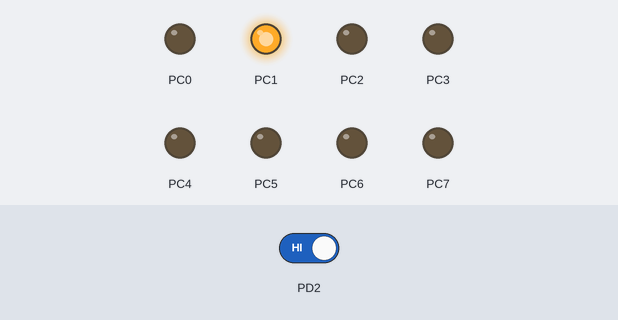
The program below on a simulated ATmega32, built with avr-gcc and emulated at 16 MHz. Shown: output pins drawn as LEDs (lit = HIGH). The inputs (shaded band) are chosen by the test bench; at power-on: PD2 HIGH.

Above: at 0.1 s.
At 1.2 s:
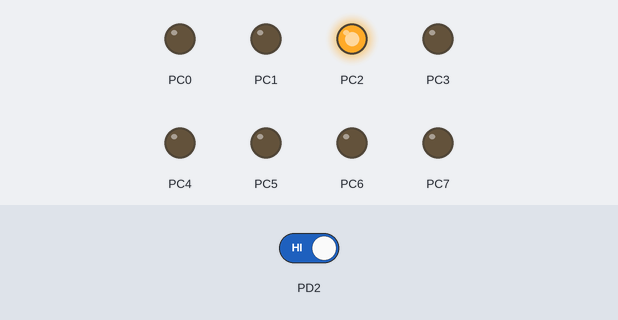
1.3 s: PD2 driven LOW
At 2.05 s:
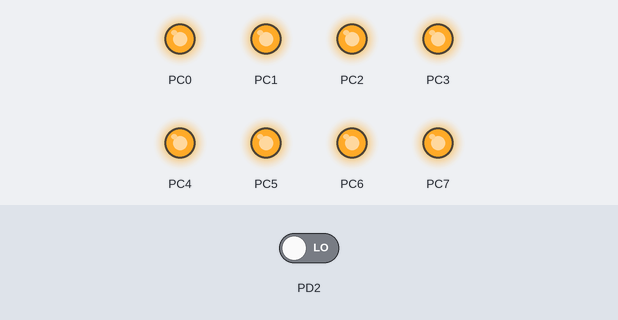
Timing chart, 0 to 10.3 s (numbered marks = the images above; inputs shaded):
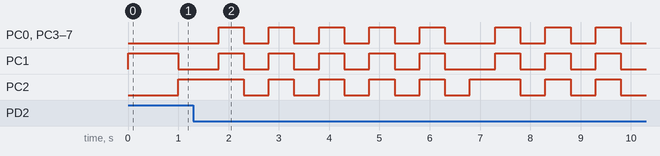

The program:

interrupt_ex1.c
```c
/*
 * interrupt_ex1.c
 *
 * Created: 9/29/2019 12:17:20 PM
 *  Author: Ali Elsaadany
 */
#ifndef F_CPU
#define F_CPU 16000000UL
#endif

#include <avr/interrupt.h>
#include <util/delay.h>
#include <avr/io.h>

#define LEDS PORTC


int main(void)
{
	DDRC = 0XFF;
	DDRD&=1<<2;
	LEDS=0X01;
	GICR=1<<INT0;
	MCUCR=0X00;
	sei();
    while(1)
    {
        if (LEDS == 0X80)
		LEDS =0X01;
		else
		LEDS=LEDS<<1;
		_delay_ms(1000);
    }
}

ISR(INT0_vect)
{
	unsigned char TEMP;
	_delay_ms(500);
	TEMP=LEDS;
	for(int i=0 ; i<5 ; i++ )
	{
		LEDS=0XFF;
		_delay_ms(500);
		LEDS=0X00;
		_delay_ms(500);
	}
	LEDS=TEMP ;
}
```
